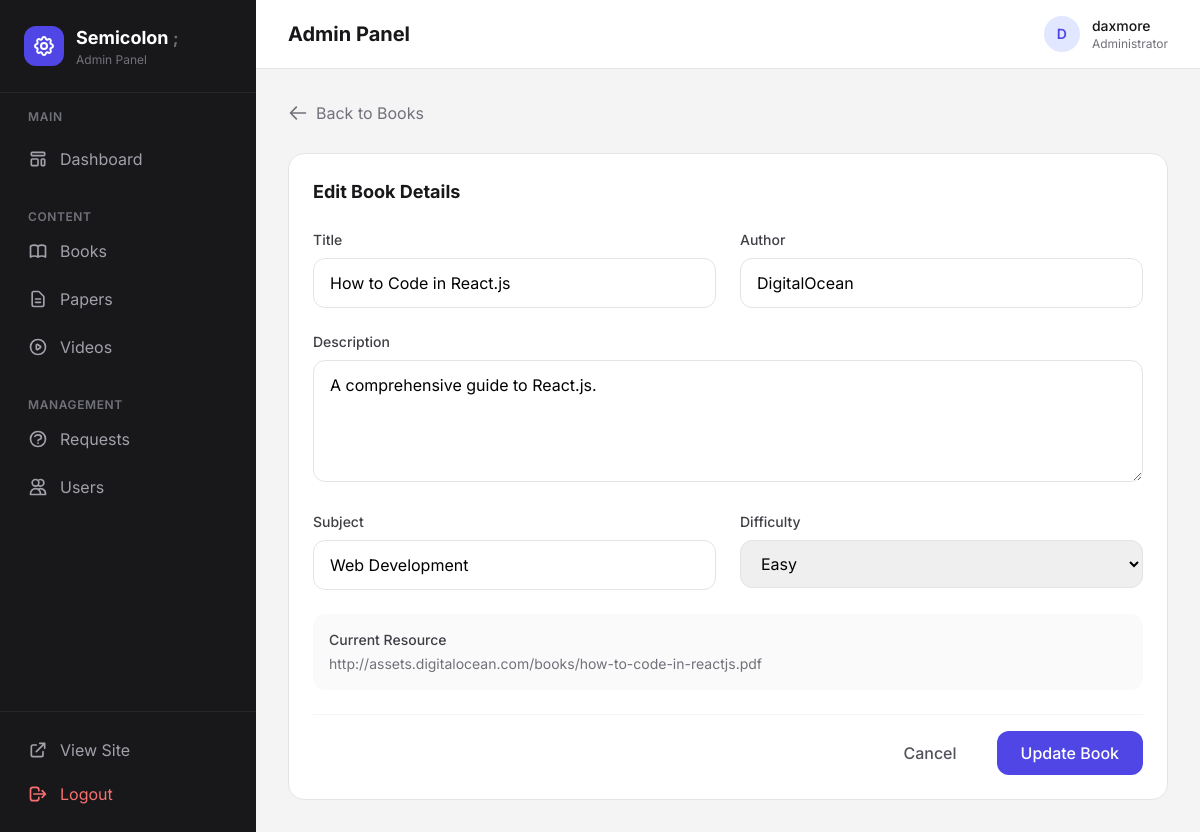
Screenshot of /admin/edit_book.php?id=1 (signed in) with the database file from the repository.
### tables this page shows
CREATE TABLE IF NOT EXISTS books (
    id INT AUTO_INCREMENT PRIMARY KEY,
    title VARCHAR(255) NOT NULL,
    author VARCHAR(255) NOT NULL,
    description TEXT,
    subject VARCHAR(255),
     
    difficulty VARCHAR(255),
    private_path VARCHAR(255) NOT NULL,  
    cover_image VARCHAR(255),
    slug VARCHAR(255) UNIQUE,
    token VARCHAR(255) UNIQUE,
    created_at TIMESTAMP DEFAULT CURRENT_TIMESTAMP
);

### admin/edit_book.php (the view, shortened to what this page needs)
<?php
require_once '../includes/db.php';
$id = $_GET['id'] ?? null;
$sql = "SELECT * FROM books WHERE id = ?";
$stmt = $conn->prepare($sql);
$stmt->bind_param('i', $id);
$stmt->execute();
$result = $stmt->get_result();
$book = $result->fetch_assoc();
include 'header.php';
?>
<div class="mb-6">
    <a href="books.php" class="inline-flex items-center gap-2 text-zinc-500 hover:text-zinc-700 transition">
        <svg xmlns="http://www.w3.org/2000/svg" class="h-5 w-5" fill="none" viewBox="0 0 24 24" stroke="currentColor" stroke-width="2">
            <path stroke-linecap="round" stroke-linejoin="round" d="M10 19l-7-7m0 0l7-7m-7 7h18" />
        </svg>
        Back to Books
    </a>
</div>
<div class="bg-white rounded-2xl border border-zinc-200 p-6">
    <h2 class="text-lg font-bold text-zinc-900 mb-6">Edit Book Details</h2>
    <form action="books.php" method="post" class="space-y-6">
        <div class="grid grid-cols-1 md:grid-cols-2 gap-6">
            <div>
                <label class="block text-sm font-medium text-zinc-700 mb-2">Title</label>
                <input type="text" name="title" value="<?php echo htmlspecialchars($book['title']); ?>" required
                    class="w-full px-4 py-3 border border-zinc-200 rounded-xl focus:ring-2 focus:ring-indigo-500 focus:border-transparent transition">
            </div>
            <div>
                <label class="block text-sm font-medium text-zinc-700 mb-2">Author</label>
                <input type="text" name="author" value="<?php echo htmlspecialchars($book['author']); ?>" required
                    class="w-full px-4 py-3 border border-zinc-200 rounded-xl focus:ring-2 focus:ring-indigo-500 focus:border-transparent transition">
            </div>
        </div>
        <div>
            <label class="block text-sm font-medium text-zinc-700 mb-2">Description</label>
            <textarea name="description" rows="4" required
                class="w-full px-4 py-3 border border-zinc-200 rounded-xl focus:ring-2 focus:ring-indigo-500 focus:border-transparent transition"><?php echo htmlspecialchars($book['description']); ?></textarea>
        </div>
        <div class="grid grid-cols-1 md:grid-cols-2 gap-6">
            <div>
                <label class="block text-sm font-medium text-zinc-700 mb-2">Subject</label>
                <input type="text" name="subject" value="<?php echo htmlspecialchars($book['subject']); ?>" required
                    class="w-full px-4 py-3 border border-zinc-200 rounded-xl focus:ring-2 focus:ring-indigo-500 focus:border-transparent transition">
            </div>
            <div>
                <label class="block text-sm font-medium text-zinc-700 mb-2">Difficulty</label>
                <select name="difficulty" required
                    class="w-full px-4 py-3 border border-zinc-200 rounded-xl focus:ring-2 focus:ring-indigo-500 focus:border-transparent transition">
                    <option value="Easy" <?php echo $book['difficulty'] === 'Easy' ? 'selected' : ''; ?>>Easy</option>
                </select>
            </div>
        </div>
        <div class="bg-zinc-50 rounded-xl p-4">
            <p class="text-sm font-medium text-zinc-700 mb-1">Current Resource</p>
            <p class="text-sm text-zinc-500 break-all"><?php echo htmlspecialchars($book['private_path']); ?></p>
        </div>
        <div class="flex items-center justify-end gap-4 pt-4 border-t border-zinc-100">
            <a href="books.php" class="px-6 py-2.5 text-zinc-600 hover:text-zinc-800 font-medium transition">
                Cancel
            </a>
            <button type="submit" class="px-6 py-2.5 bg-indigo-600 text-white rounded-xl font-medium hover:bg-indigo-700 transition">
                Update Book
            </button>
        </div>
    </form>
</div>
<?php include 'footer.php'; ?>

### rows the page displays
books: title "How to Code in React.js", author "DigitalOcean", description "A comprehensive guide to React.js.", subject "Web Development", private_path "http://assets.digitalocean.com/books/how-to-code-in-reactjs.pdf"

### other values shown
$titles[$current_page] "Admin Panel"
substr($_SESSION['username'] ?? 'A', 0, 1) "D"
$_SESSION['username'] "daxmore"
